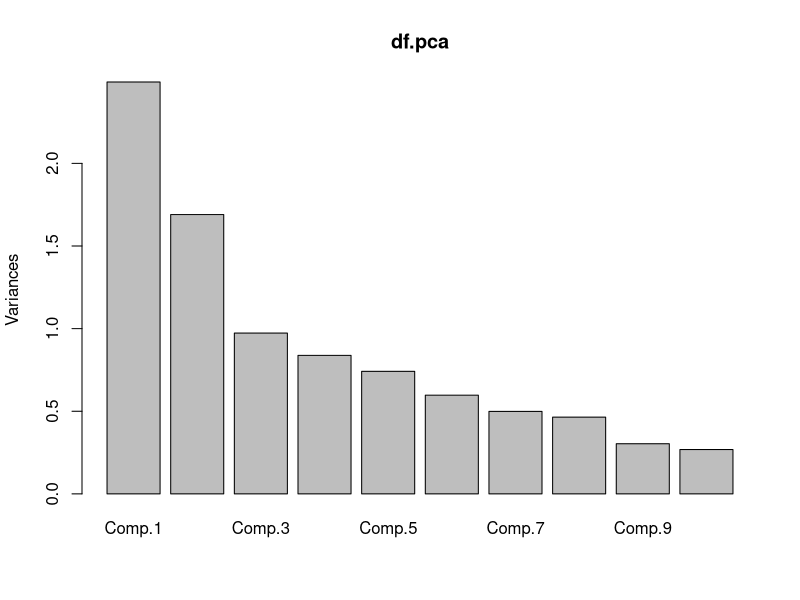
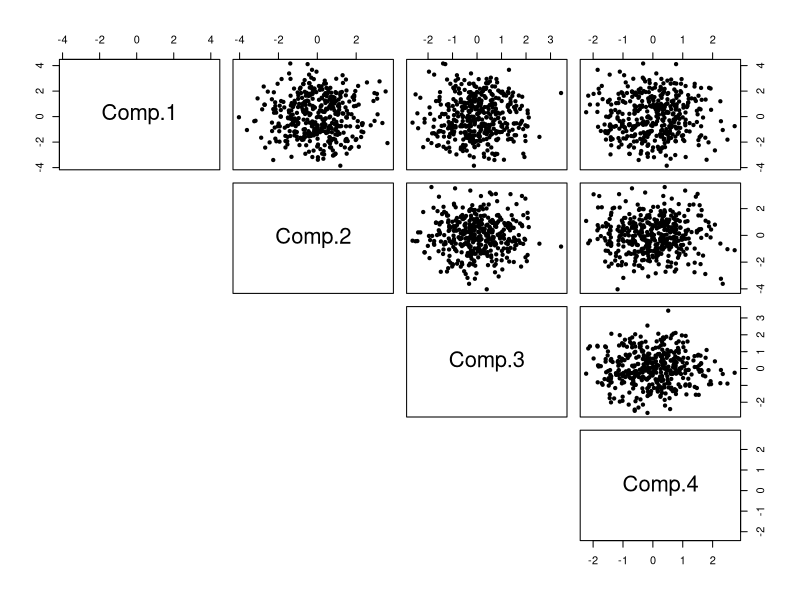

Recreate these plots in R, in order.

#lets explore the potential for dimension reduction

train <- read.csv("data/patient-data-train.csv") #read train data

#firstly, we can perform some basic variable selection
head(train, 5) #variable X can be dropped
df <- train[,c(2:13)] #create a new data frame to work with (X is dropped)
summary(df) #summary statistics

#Principal Component Analysis (PCA) is a technique for continuous data 
#that takes p different linear combinations of the p original variables 
#to create p new variables, called components. 
#These components are constructed to be uncorrelated with one another.

#We then select the number of components that describe the data best. 
#The golden rule when using PCA to reduce dimensionality is:
#Variation = Information

#Our goal, therefore, is to reduce the dimensionality of the data 
#while still retaining most of the information contained in the original data.


#From EDA we saw moderate to strong correlation between some variables.
#This suggest that some dimension reduction might be possible.
#We also saw that variances are reasonably similar across all variables.
#Therefore we will proceed with PCA using the covariance matrix.
#If high variances show high differences, 
#we use the correlation matrix to standardize the data.

df.pca <- princomp(df, cor = F)
df.pca #Since we had 13 variables to start with, we get 13 components. 
#There are three methods we wish to use to decide on how many components to retain.


#### Method 1: Proportion of variance ####

#Let’s say we wanted to decide on this based on proportion of variance and we wanted to have at least 90% of the original variability explained. 
#We need to see the cumulative proportions of variance for all the components:
summary(df.pca)
#We can see here that if we wanted at least 90%, the smallest number of components that will give us at least 90% is 8 (as 7 only explain around 87%).


#### Method 2: Cattell's Method ####

#To use this method, we need to 
#produce a scree plot of the proportion of variance versus component number. 
#What we are looking for in the plot is a bend, where the rate of decrease suddenly reduces. 
#The component number at the bend is the number we look to retain. 

#This method uses plot assessment, and it is quite subjective and not unusual for different people to see different answers. 

plot(df.pca) #there are a couple of different transitions that we could say
#represent a change in rate of decrease: 
#between components 3 and 4, or 6 and 7, or 8 and 9.
#If we wanted to really reduce the dimensionality we could argue the first one 
#and retain only 3 components.


#### Method 3: Kaiser's Method ####

#To use this method, we need to 
#find the average eigenvalue to discover which set of components
#have variation above it that we will retain. 

sd.pca <- df.pca$sdev #Extract the component standard deviations
#to find the average variance, take the mean after squaring them
ave.var <- mean(sd.pca^2) 
ave.var #0.752

#To which components that have higher than average variance (TRUE)
sd.pca^2 > ave.var #We would retain the first 3 PCs.


#### Loadings ####

#Lets stick with Kaiser's method (keep first 4 components).

#Lets see if there is any interpretation that can be attached to the loadings 
#of the PCA for our patient data. 
#To do that, we extract the loadings (or rotation) matrix from the fitted object.
df.pca$loadings[, 1:4]

#Interpreting these can be something of an art. 
#We look at each column in turn, look for variables with reasonably large positive values, 
#group them together and then look for variables with reasonably large negative values and group them together. 
#The PC is interpreted as being the contrast between these groups of variables. 
#If all variables of reasonable size loading have the same sign 
#then that PC is interpreted as the (weighted) average or overall score of these variables.
#Βlanks indicate zeros, i.e. variables with no weight in that particular component. 

#For Component 1,  We can see that there are two sets of variables with reasonable size weights here, 
#ones with pluses and ones with minuses so, 
#we would interpret this component as the difference between 
#the average of Age, Education, Country, Ascore, and Cscore
#and the average of Nscore, Oscore, Impulsive, SS, and Class
#We can do the same with all other components that we have decided to retain.

#We are usually interested in examining what the data look like in the new reduced space.
#The scores for the PCs on the original data are automatically produced by princomp. 
#So we can look at the pairs plot of the PCs we decided to retain.
scores.train <- df.pca$scores[, 1:4]
pairs(scores.train, pch = 20, lower.panel = NULL)

#In the new space our data look like a cloud of points that no longer 
#follow a line but just look like a random scatter of points centered at
#the origin (0,0) in the new space. PCs are uncorrelated (scattered points don't concentrate along the diagonals)
#For the most part, it Looks like the data describe a single homogeneous population.
#There may also be a few of outliers. 
#We could iterate this process by removing the outliers from the data and running PCA again. 
#Often PCA is an iterative process, rather than a one and done kind of deal.


